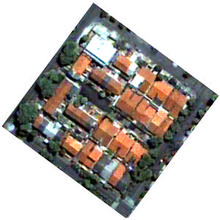
%> input picture region-growing-segmentation/block.tif, 220 x 220 px, shrunk from 300 x 300 before the run
$ octave main.m   (GNU Octave 9; MATLAB toolbox functions it lacks are replaced by stand-ins)
%> lines starting %> are read from the running program, lines starting %| are printed output that depends on the picture
# Subscribe to my channel, share and like my videos at
# http://youtube.com/tkorting
#
# Feel free to use and share this code.
#
# Thales Sehn Körting

clear all;
clf;
graphics_toolkit gnuplot

% constants
weight_mean = 1;
weight_new = 1;
T = 200;
w = 30;
h = 30;
c_start = 101;
r_start = 151;
filename = 'block.tif';
display_img = imread(filename);
display_img = display_img(c_start:c_start + w - 1, r_start:r_start + h - 1, :);
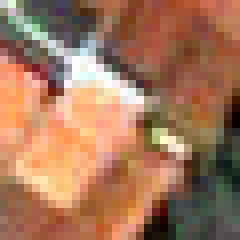
%> display_img: size 30x30x4 uint8 (shown 8 times larger); mean R, G, B, A 163.6, 118.7, 90.5, 255
img = double(imread(filename));
img = img(c_start:c_start + w - 1, r_start:r_start + h - 1, :);
%> img: size 30x30x4 double

% create figure to save animation in files
graphics_toolkit gnuplot
figure(1, 'visible', 'off');
image(display_img)
%> (this line was passed over: image is not available in this run)
axis([0 w + 1 0 h + 1]);
hold on;

% define seeds, except in the borders
r_seed = 3 + floor(rand(1) * (h - 3));
c_seed = 3 + floor(rand(1) * (w - 3));
r_seed = 4;
c_seed = 10;

r_region = [r_seed];
c_region = [c_seed];

r_plotted = [r_seed];
c_plotted = [c_seed];

plot(50, 50, 'k.');
plot(50, 51, 'r.');
plot(50, 52, 'rs');
legend('analyzed pixel', 'current pixel', 'pixel in region');
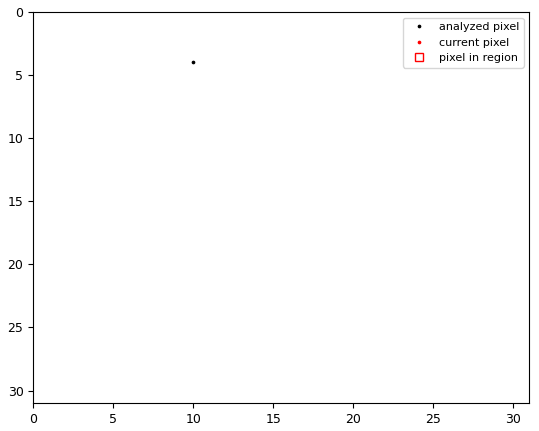
%> figure redrawn from the program's plot data

mean_pixels = [img(r_region, c_region, 1),  img(r_region, c_region, 2), img(r_region, c_region, 3)];
%> mean_pixels = [76 70 52]
found_new_pixel = true;
plot_number = 10000;
while(found_new_pixel)
  found_new_pixel = false;
  for j = 1:length(r_region)
    r = r_region(j);
    c = c_region(j);

    min_distance = 255^3;
    r_new = r;
    c_new = c;

    % plotting central pixel
    plot(c, r, "k.");

    % testing homogeneity with neighbors in +
    for k = 1:4
      if (k == 1)
        neighbor_c = c + 1;
        neighbor_r = r;
      elseif (k == 2)
        neighbor_c = c - 1;
        neighbor_r = r;
      elseif (k == 3)
        neighbor_c = c;
        neighbor_r = r + 1;
      elseif (k == 4)
        neighbor_c = c;
        neighbor_r = r - 1;
        k = 1;
      end
      if (neighbor_c <= w && neighbor_c >= 1 &&
%> (the run ends here)
